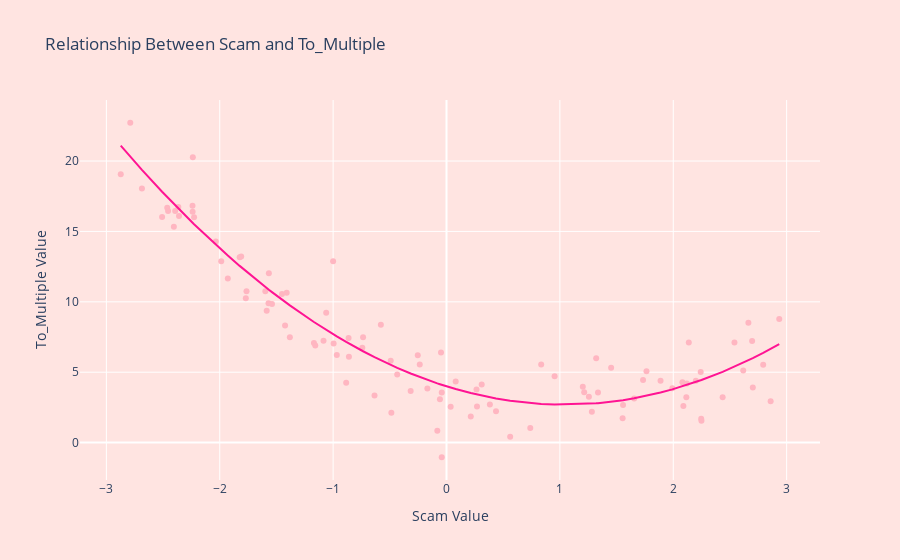

Notebook source saved alongside this figure:
### Code cell
a = 1.2
b = -2.5
c = 4.0
num_points = 100
noise_level = 2.0

scam = np.random.uniform(-3, 3, num_points)
epsilon = np.random.normal(0, noise_level, num_points)
to_multiple = a * scam**2 + b * scam + c + epsilon
yn = a * scam**2 + b * scam + c

DF = pd.DataFrame()
DF['scam'] = scam
DF['to_multiple'] = to_multiple
DF['yn'] = yn

DF = DF.sort_values('scam')

fig = px.scatter(
    DF, 
    x='scam', 
    y='to_multiple', 
    title='Relationship Between Scam and To_Multiple',
    labels={'scam': 'Scam Value', 'to_multiple': 'To_Multiple Value'}
)

fig.update_traces(marker=dict(color='lightpink'))

fig.add_trace(
    px.line(DF, x='scam', y='yn', color_discrete_sequence=['deeppink']).data[0]
)

fig.update_layout(
    plot_bgcolor='mistyrose',  
    paper_bgcolor='mistyrose'  
)

fig.show()
